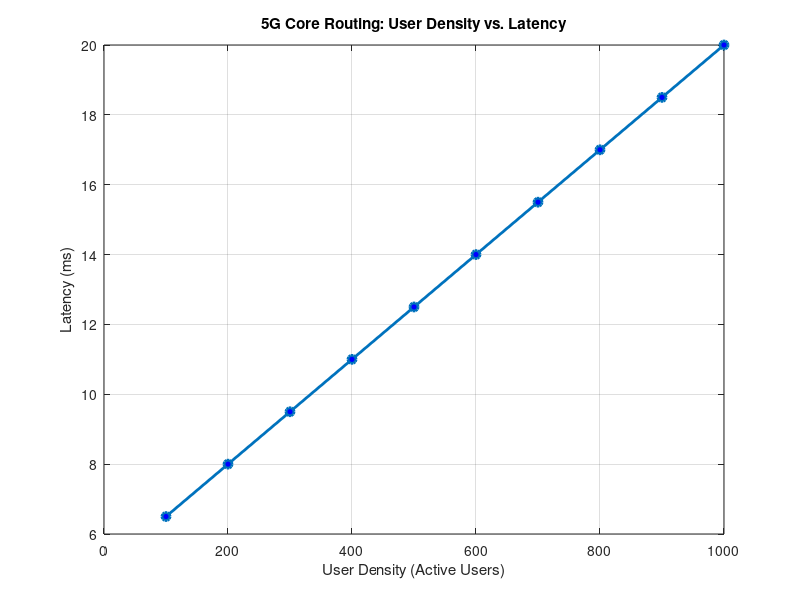
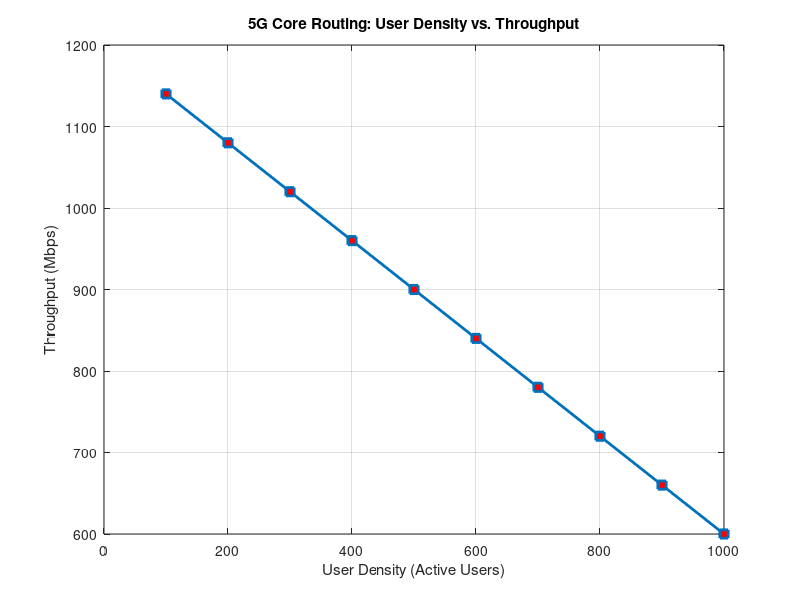
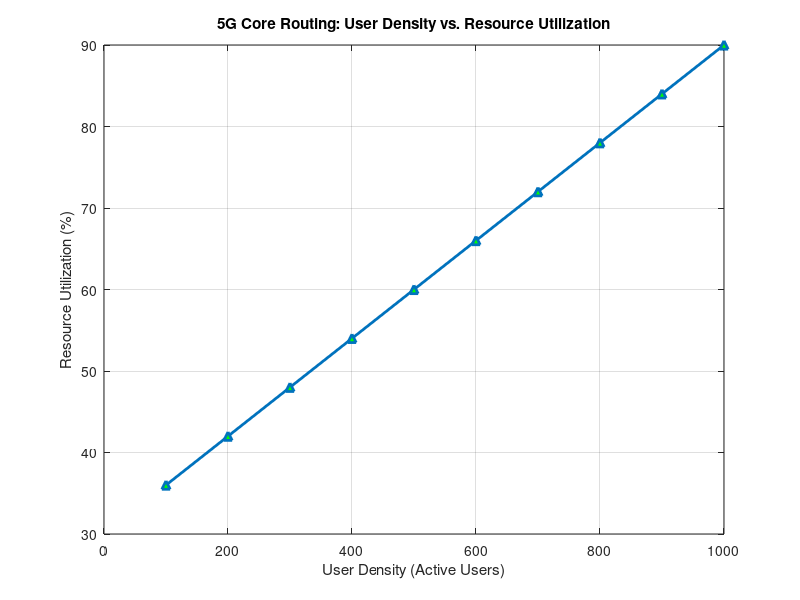
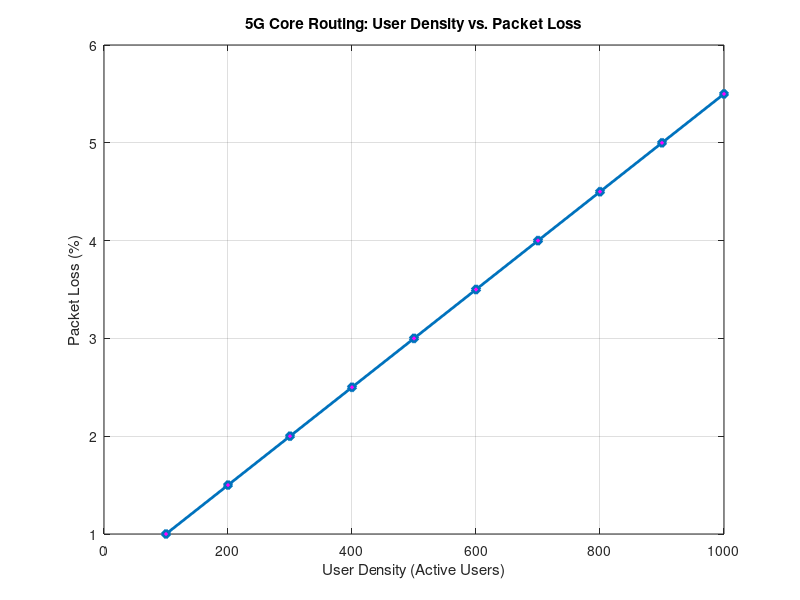

The MATLAB source for these figures, in order: (Note: this script raises an error after producing the figures.)
clc;
clear;
close all;

%% 1. Simulation Parameters
% User Density (Number of active users in the cell)
userDensity = 100:100:1000;

% Mobility Levels (User speed in km/h)
mobility = [10, 20, 40, 60, 80, 100, 120, 140, 160, 180];

%% 2. Mathematical Performance Models
% As user density increases: latency rises, throughput drops, and resource utilization increases
latency = 5 + 0.015 * userDensity;              % Latency in ms
throughput = 1200 - 0.6 * userDensity;          % Throughput in Mbps
resourceUtilization = 30 + 0.06 * userDensity;  % Resource utilization in %
packetLoss = 0.5 + 0.005 * userDensity;         % Packet loss rate in %

% Impact of mobility on throughput (higher speed leads to frequent handovers)
throughputMobility = 1100 - 2 * mobility;       % Mbps

%% 3. Visualizations

% Figure 1: User Density vs Latency
figure('Name', 'User Density vs Latency');
plot(userDensity, latency, '-o', 'LineWidth', 2, 'MarkerFaceColor', 'b');
grid on;
xlabel('User Density (Active Users)');
ylabel('Latency (ms)');
title('5G Core Routing: User Density vs. Latency');

% Figure 2: User Density vs Throughput
figure('Name', 'User Density vs Throughput');
plot(userDensity, throughput, '-s', 'LineWidth', 2, 'MarkerFaceColor', 'r');
grid on;
xlabel('User Density (Active Users)');
ylabel('Throughput (Mbps)');
title('5G Core Routing: User Density vs. Throughput');

% Figure 3: User Density vs Resource Utilization
figure('Name', 'User Density vs Resource Utilization');
plot(userDensity, resourceUtilization, '-^', 'LineWidth', 2, 'MarkerFaceColor', 'g');
grid on;
xlabel('User Density (Active Users)');
ylabel('Resource Utilization (%)');
title('5G Core Routing: User Density vs. Resource Utilization');

% Figure 4: User Density vs Packet Loss
figure('Name', 'User Density vs Packet Loss');
plot(userDensity, packetLoss, '-d', 'LineWidth', 2, 'MarkerFaceColor', 'm');
grid on;
xlabel('User Density (Active Users)');
ylabel('Packet Loss (%)');
title('5G Core Routing: User Density vs. Packet Loss');

% Figure 5: Mobility vs Throughput
figure('Name', 'Mobility vs Throughput');
plot(mobility, throughputMobility, '-*', 'LineWidth', 2, 'MarkerFaceColor', 'k');
grid on;
xlabel('Mobility / Speed (km/h)');
ylabel('Throughput (Mbps)');
title('5G Core Routing: Mobility vs. Throughput');

%% 4. Tabular Summary Output
disp('====================================================');
disp('      5G CORE TRAFFIC ROUTING SIMULATION RESULTS    ');
disp('====================================================');

ResultTable = table(userDensity', latency', throughput', ...
    resourceUtilization', packetLoss', ...
    'VariableNames', {'User_Density', 'Latency_ms', 'Throughput_Mbps', ...
    'Resource_Utilization_pct', 'Packet_Loss_pct'});

disp(ResultTable);
